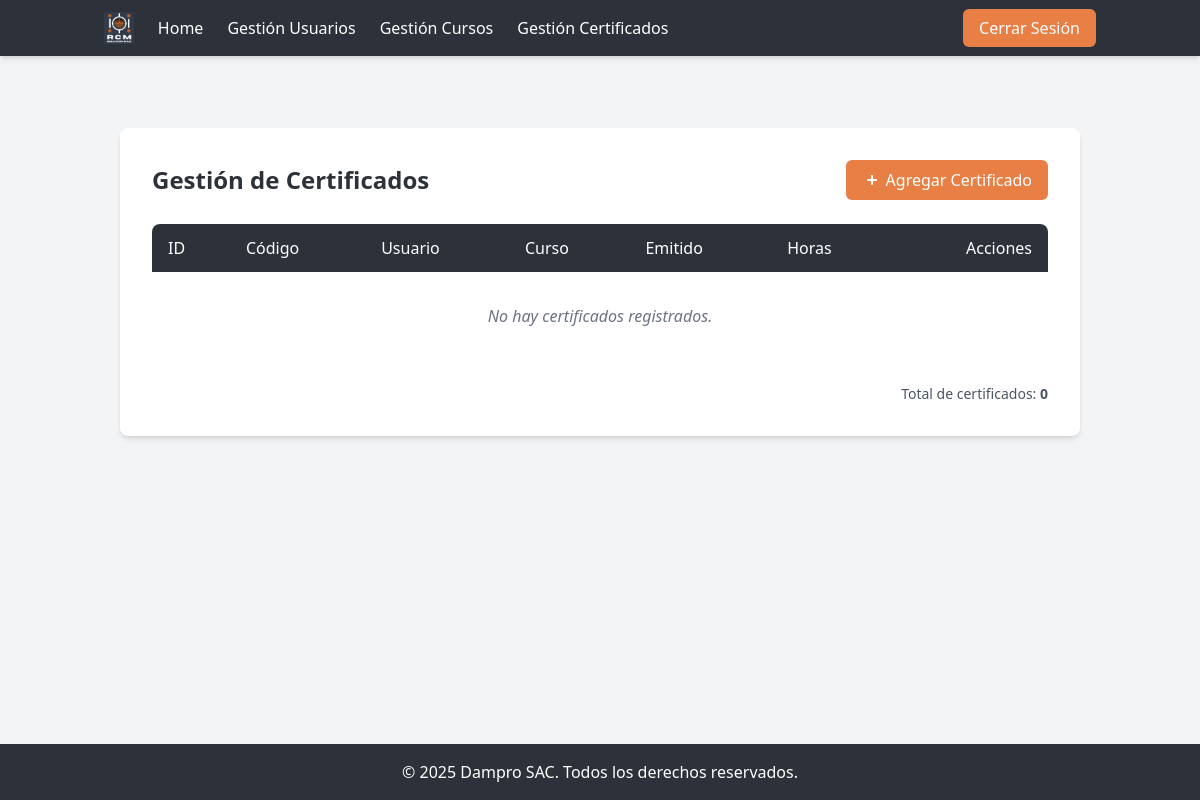
/dashboard/certificados/ (signed in), run on an earlier commit of the app's database.
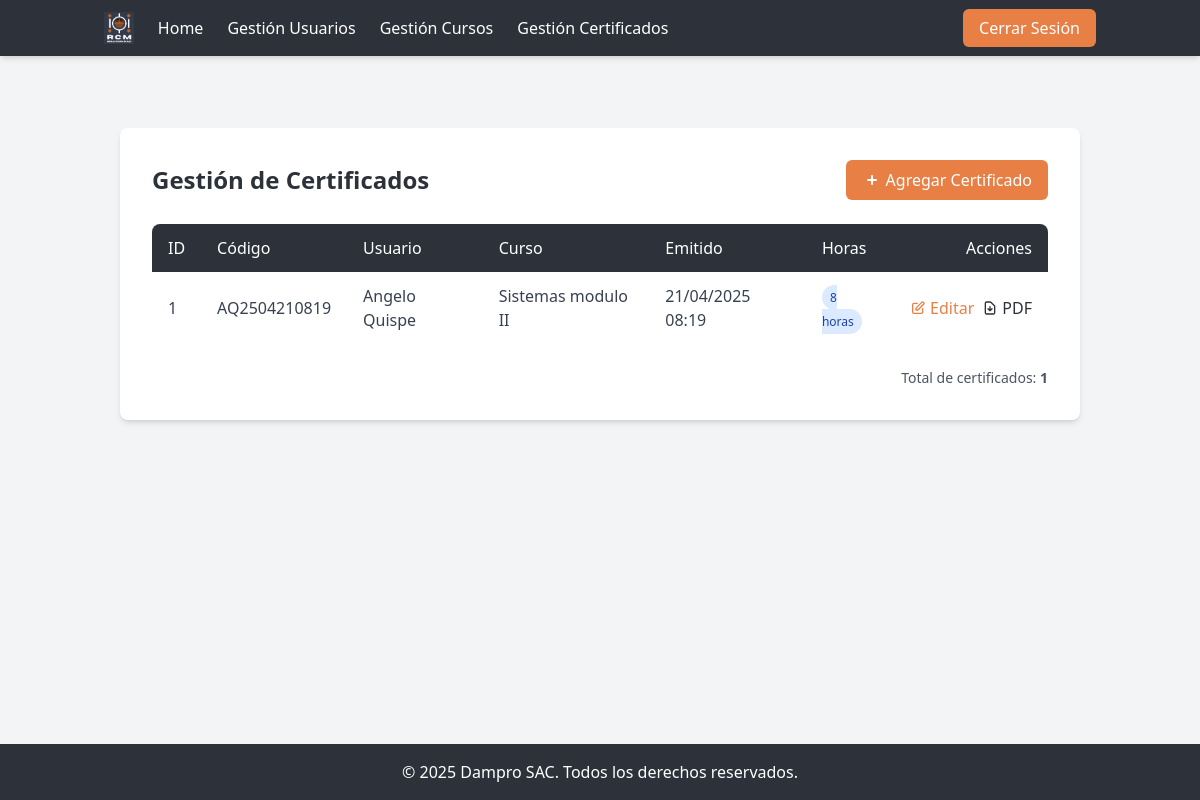
And on a later commit of the database.
### system/models.py (models this page shows)
class Certificate(models.Model):
    cert_code = models.CharField(max_length=100, unique=True)
    usuario = models.ForeignKey(Usuario, on_delete=models.CASCADE, related_name='certificates')
    course = models.ForeignKey(Course, on_delete=models.CASCADE, related_name='certificates')
    creation_date = models.DateTimeField(auto_now_add=True)
    chronological_hours = models.PositiveIntegerField()

class Usuario(models.Model):
    first_name = models.CharField(max_length=100)
    middle_name = models.CharField(max_length=100, blank=True, null=True)
    last_name = models.CharField(max_length=100)
    second_last_name = models.CharField(max_length=100, blank=True, null=True)
    user_type = models.CharField(max_length=50)

class Course(models.Model):
    name = models.CharField(max_length=200)
    course_hours = models.PositiveIntegerField()

### system/views.py (the view)
# urls.py: path('dashboard/certificados/', views.gestion_certificados, name='gestion_certificados'),
@login_required
def gestion_certificados(request):
    certificados = Certificate.objects.select_related('usuario', 'course').all()
    return render(request, 'system/gestion_certificados.html', {
        'certificados': certificados
    })

### system/views.py (called while the page is built)
def login_required(view_func):
    @wraps(view_func)
    def wrapped_view(request, *args, **kwargs):
        if not request.session.get('user_id'):
            return redirect('system:login')
        return view_func(request, *args, **kwargs)
    return wrapped_view

### system/templates/system/gestion_certificados.html (shortened to what this page needs)
{% extends 'system/base_logged.html' %}
{% block content %}
<section class="gestion-certificados bg-gray-100 py-12">
  <div class="container mx-auto px-4">
    <div class="bg-white rounded-lg shadow-md p-8 max-w-6xl mx-auto">
      <div class="flex justify-between items-center mb-6">
        <h1 class="text-2xl font-bold text-dampro-dark">Gestión de Certificados</h1>
        <a href="{% url 'system:add_certificado' %}" class="bg-dampro-orange text-white py-2 px-4 rounded-md font-medium hover:bg-opacity-90 transition-colors flex items-center">
          <svg xmlns="http://www.w3.org/2000/svg" class="h-5 w-5 mr-1" viewBox="0 0 20 20" fill="currentColor">
            <path fill-rule="evenodd" d="M10 5a1 1 0 011 1v3h3a1 1 0 110 2h-3v3a1 1 0 11-2 0v-3H6a1 1 0 110-2h3V6a1 1 0 011-1z" clip-rule="evenodd" />
          </svg>
          Agregar Certificado
        </a>
      </div>
      <div class="overflow-x-auto">
        <table class="min-w-full bg-white">
          <thead>
            <tr class="bg-dampro-dark text-white">
              <th class="py-3 px-4 text-left font-medium rounded-tl-lg">ID</th>
              <th class="py-3 px-4 text-left font-medium">Código</th>
              <th class="py-3 px-4 text-left font-medium">Usuario</th>
              <th class="py-3 px-4 text-left font-medium">Curso</th>
              <th class="py-3 px-4 text-left font-medium">Emitido</th>
              <th class="py-3 px-4 text-left font-medium">Horas</th>
              <th class="py-3 px-4 text-right font-medium rounded-tr-lg">Acciones</th>
            </tr>
          </thead>
          <tbody class="divide-y divide-gray-200">
            {% for c in certificados %}
            <tr class="hover:bg-gray-50">
              <td class="py-3 px-4 text-gray-700">{{ c.id }}</td>
              <td class="py-3 px-4 text-gray-700 font-medium">{{ c.cert_code }}</td>
              <td class="py-3 px-4 text-gray-700">{{ c.usuario.first_name }} {{ c.usuario.last_name }}</td>
              <td class="py-3 px-4 text-gray-700">{{ c.course.name }}</td>
              <td class="py-3 px-4 text-gray-700">{{ c.creation_date|date:"d/m/Y H:i" }}</td>
              <td class="py-3 px-4">
                <span class="px-2 py-1 text-xs rounded-full bg-blue-100 text-blue-800">
                  {{ c.chronological_hours }} horas
                </span>
              </td>
              <td class="py-3 px-4 text-right">
                <div class="flex justify-end items-center space-x-2">
                  <a href="{% url 'system:edit_certificado' c.id %}" class="text-dampro-orange hover:underline font-medium flex items-center">
                    <svg xmlns="http://www.w3.org/2000/svg" class="h-4 w-4 mr-1" fill="none" viewBox="0 0 24 24" stroke="currentColor">
                      <path stroke-linecap="round" stroke-linejoin="round" stroke-width="2" d="M11 5H6a2 2 0 00-2 2v11a2 2 0 002 2h11a2 2 0 002-2v-5m-1.414-9.414a2 2 0 112.828 2.828L11.828 15H9v-2.828l8.586-8.586z" />
                    </svg>
                    Editar
                  </a>
                  <a href="{% url 'system:certificado_pdf' c.cert_code %}" target="_blank" class="text-dampro-dark hover:underline font-medium flex items-center">
                    PDF
                  </a>
                </div>
              </td>
            </tr>
            {% empty %}
            <tr>
              <td colspan="7" class="py-8 text-center text-gray-500 italic">No hay certificados registrados.</td>
            </tr>
            {% endfor %}
          </tbody>
        </table>
      </div>
      <div class="mt-6 flex justify-end">
        <div class="text-sm text-gray-600">
          Total de certificados: <span class="font-semibold">{{ certificados|length }}</span>
        </div>
      </div>
    </div>
  </div>
</section>
{% endblock %}

What changed in the data, as far as the page shows it:
added Certificate: id "1", cert_code "AQ2504210819", usuario.first_name "Angelo", usuario.last_name "Quispe", course.name "Sistemas modulo II", creation_date "21/04/2025 08:19", chronological_hours "8"
Also different on the page:
{{ certificados|length }}: "0" → "1"
text no longer shown: "No hay certificados registrados."
